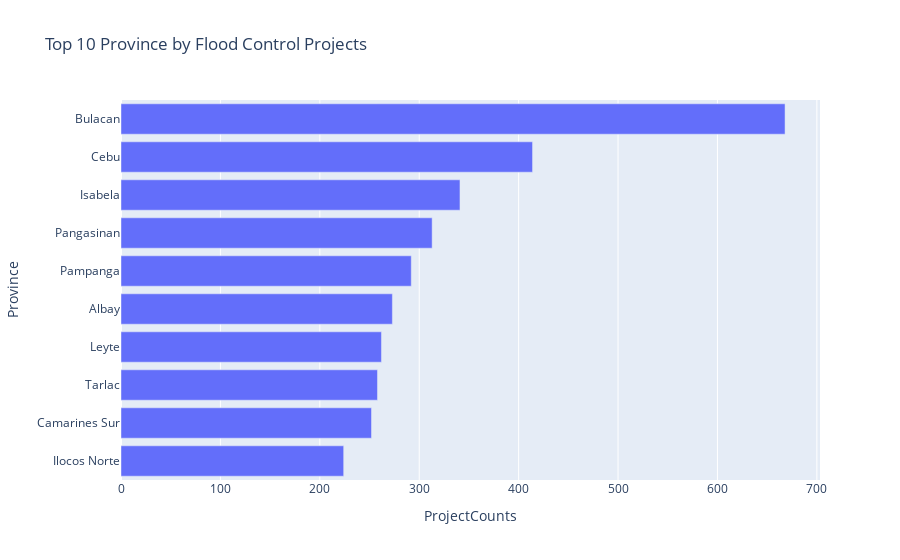

Notebook cell for this chart:
### Code cell
fig2.update_layout(
    annotations=[
        {
            text="Anomaly"
        }
    ]
)

### Figure 1 — Plotly figure (JSON) as saved in the notebook; plotly's stock layout.template omitted (floating-point values rounded to 4 significant figures)
{"data": [{"hovertemplate": "ProjectCounts=%{x}<br>Province=%{y}<extra></extra>", "legendgroup": "", "marker": {"color": "#636efa", "pattern": {"shape": ""}}, "name": "", "orientation": "h", "showlegend": false, "textposition": "auto", "type": "bar", "x": [668, 414, 341, 313, 292, 273, 262, 258, 252, 224], "xaxis": "x", "y": ["Bulacan", "Cebu", "Isabela", "Pangasinan", "Pampanga", "Albay", "Leyte", "Tarlac", "Camarines Sur", "Ilocos Norte"], "yaxis": "y"}], "layout": {"autosize": true, "barmode": "relative", "legend": {"tracegroupgap": 0}, "title": {"text": "Top 10 Province by Flood Control Projects"}, "xaxis": {"anchor": "y", "autorange": true, "domain": [0, 1], "range": [0, 703.2], "title": {"text": "ProjectCounts"}, "type": "linear"}, "yaxis": {"anchor": "x", "autorange": true, "categoryarray": ["Ilocos Norte", "Camarines Sur", "Tarlac", "Leyte", "Albay", "Pampanga", "Pangasinan", "Isabela", "Cebu", "Bulacan"], "categoryorder": "array", "domain": [0, 1], "range": [-0.5, 9.5], "title": {"text": "Province"}, "type": "category"}}}
